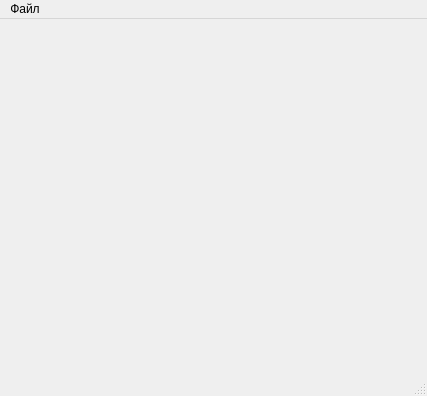
<?xml version="1.0" encoding="UTF-8"?>
<ui version="4.0">
 <class>GraphicWindow</class>
 <widget class="QMainWindow" name="GraphicWindow">
  <property name="geometry">
   <rect>
    <x>0</x>
    <y>0</y>
    <width>427</width>
    <height>396</height>
   </rect>
  </property>
  <property name="windowTitle">
   <string>MNPPhoneAnalyzer | Диаграмма</string>
  </property>
  <widget class="QWidget" name="centralwidget"/>
  <widget class="QMenuBar" name="menubar">
   <property name="geometry">
    <rect>
     <x>0</x>
     <y>0</y>
     <width>427</width>
     <height>18</height>
    </rect>
   </property>
   <widget class="QMenu" name="menu">
    <property name="title">
     <string>Файл</string>
    </property>
    <addaction name="action"/>
    <addaction name="action_3"/>
    <addaction name="separator"/>
    <addaction name="action_2"/>
   </widget>
   <addaction name="menu"/>
  </widget>
  <widget class="QStatusBar" name="statusbar"/>
  <action name="action">
   <property name="text">
    <string>Получить отчет с диаграммой на почту</string>
   </property>
   <property name="toolTip">
    <string>Получить отчет с диаграммой на почту</string>
   </property>
  </action>
  <action name="action_2">
   <property name="text">
    <string>Выход</string>
   </property>
  </action>
  <action name="action_3">
   <property name="text">
    <string>Вернуться назад</string>
   </property>
  </action>
 </widget>
 <resources/>
 <connections/>
</ui>
